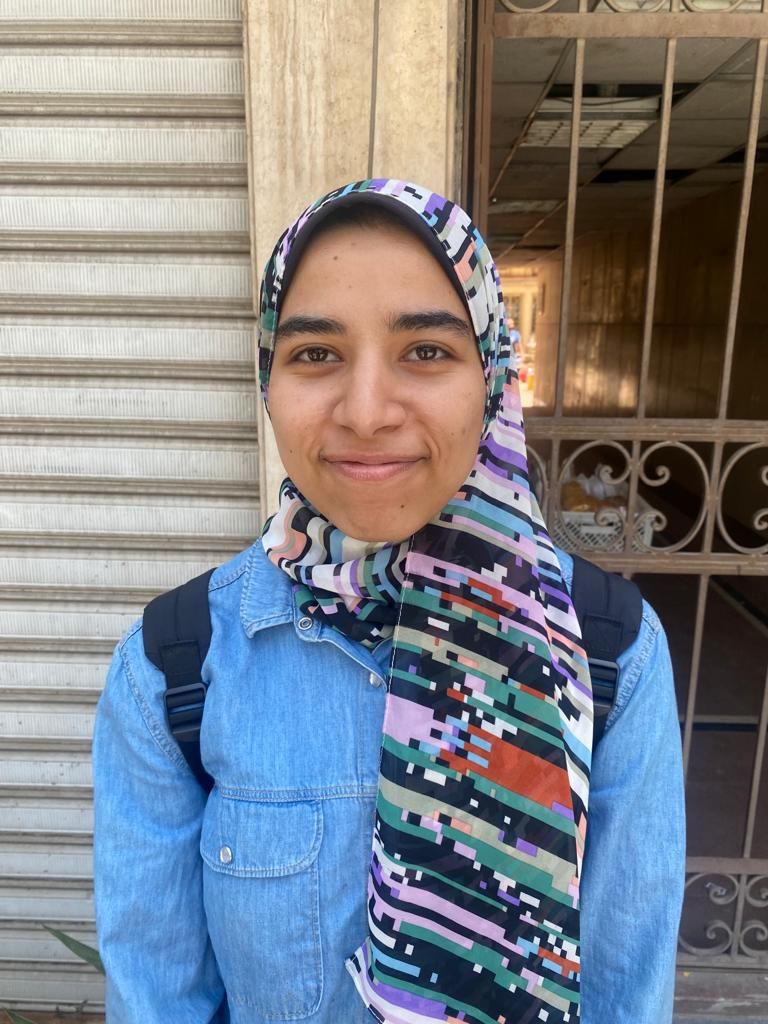
#> input picture team_images/Alaa/IMG-20230515-WA0063.jpg, 768 x 1024 px; its folder holds only this picture in this run
$ jupyter execute --allow-errors recognition_model.ipynb
#> lines starting #> are read from the running program, lines starting #| are printed output that depends on the picture
[cell 1]
import pandas as pd
import numpy as np
import cv2
from sklearn.svm import SVC
from sklearn.model_selection import train_test_split, GridSearchCV
import glob
import matplotlib.pyplot as plt

[cell 2]
data_dict = {
    "alaa" : "team_images/Alaa/*",
    "aya amr" : "team_images/Aya Amr/*",
    "aya sameh" : "team_images/Aya Sameh/*",
    "ehab" : "team_images/Ehab/*",
    "salman" : "team_images/Salman/*"
}

[cell 3]
def face_detection(img):
    face_classifier = cv2.CascadeClassifier(
    cv2.data.haarcascades + "haarcascade_frontalface_default.xml"
    )
    # The detectMultiScale() method is used to identify faces of different sizes in the input image.
    face = face_classifier.detectMultiScale(img, scaleFactor=1.1, minNeighbors=5, minSize=(200, 200),flags=cv2.CASCADE_SCALE_IMAGE)
# finally, the minSize parameter sets the minimum size of the object to be detected.
# The model will ignore faces that are smaller than the minimum size specified.
    return face

[cell 4]
def extract_features(pixel_values,folder_path, label):
#> called with folder_path = 'team_images/Alaa/*', label = 'alaa'
    file_names = glob.glob(folder_path)
    for file in file_names:
        gray_img = cv2.imread(file,0)
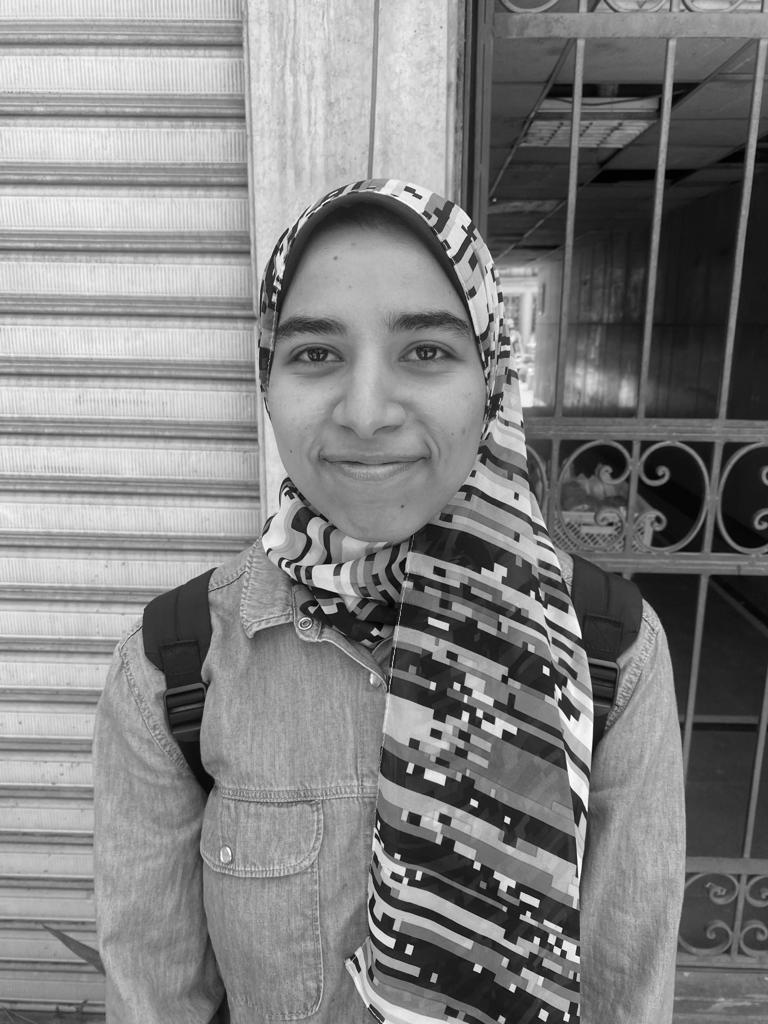
#> gray_img: shape (1024, 768); min 0, max 255, mean 129.4
        face = face_detection(gray_img)
#> in face_detection, `face = face_classifier.detectMultiScale(img, scaleFactor=1.1, minNeigh..`: face = [[229, 244, 282, 282], [366, 213, 339, 339]]
#> face = [[229, 244, 282, 282], [366, 213, 339, 339]]
        for (x, y, w, h) in face:
            face_img = gray_img[y:y+h, x:x+w]
            face_img = cv2.resize(face_img, (100,100))
            gray_pixels = face_img.flatten().tolist()
            gray_pixels.append(label)
#> this loop made 2 passes
#> pass 1, in extract_features, `face_img = gray_img[y:y+h, x:x+w]`:
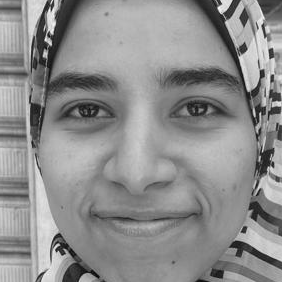
#> face_img: shape (282, 282); min 6, max 255, mean 141.5
#> pass 1, in extract_features, `face_img = cv2.resize(face_img, (100,100))`:
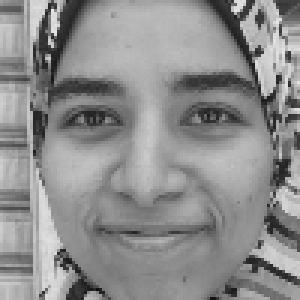
#> face_img: shape (100, 100) (shown 3 times larger); min 15, max 229, mean 141.4
#> pass 2, in extract_features, `face_img = gray_img[y:y+h, x:x+w]`:
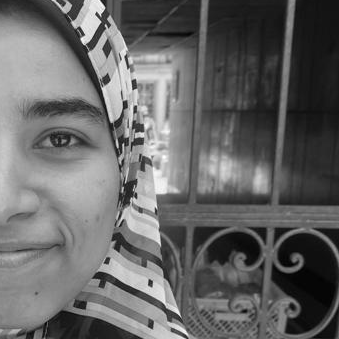
#> face_img: shape (339, 339); min 1, max 255, mean 101.9
#> pass 2, in extract_features, `face_img = cv2.resize(face_img, (100,100))`:
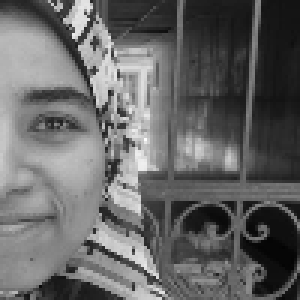
#> face_img: shape (100, 100) (shown 3 times larger); min 3, max 253, mean 101.8

        pixel_values.append(gray_pixels)

[cell 5]
pixel_values = []
for key in data_dict.keys():
    extract_features(pixel_values, data_dict[key], key)

df = pd.DataFrame(pixel_values)

[cell 6]
df.rename(columns={10000:"label"}, inplace=True)

[cell 7]
df.head()

[cell 8]
def perform_pca_faster(faces):
    # Convert the list of face images into a 2D array
    X = np.array(faces).reshape(len((faces)), -1).astype(np.float64)
    # Compute the mean face and subtract it from each face image
    mean_face = np.mean(X, axis=0)
    X -= mean_face
    # Compute the SVD of the centered face images
    U, s, Vt = np.linalg.svd(X, full_matrices=False)
    print(Vt.shape)
#| (1, 10000)

    # Project the face images onto the lower-dimensional space
    X_pca = np.dot(X, Vt.T)

    return mean_face, Vt, X_pca

[cell 9]
mean_face, eigvecs, X_pca = perform_pca_faster(df.drop(columns="label").to_numpy())

[cell 10]
data = pd.DataFrame(X_pca)
data.head()

[cell 11]
data["labels"] = df["label"]
data.shape
#> Out = (1, 2)

#> (a cell that did not finish here is left out)

[cell 13]
params = {
    "kernel" : ["linear", "poly", "rbf", "sigmoid"],
    'C':[0.01, 0.1, 0.5, 1, 5, 10, 100],
    'gamma': [1, 0.1, 0.01, 0.001],
    'degree' : range(2,6),
    'decision_function_shape': ["ovo","ovr"]
}
model = GridSearchCV(estimator=SVC(), param_grid=params, n_jobs=-1, cv=5, verbose=1)
#> (the rest of this cell did not finish here and is left out)

#> (a cell that did not finish here is left out)

[cell 15]
final_model = SVC(C=0.01, gamma=1, kernel="linear", decision_function_shape= "ovo",random_state=42)
#> (the rest of this cell did not finish here and is left out)

[cell 16]
import numpy as np
import matplotlib.pyplot as plt

# [29 lines left out: function compute_roc_curve, not called in this run]

[cell 17]
import matplotlib.pyplot as plt
from sklearn.preprocessing import label_binarize
from sklearn.metrics import auc

# [26 lines left out: function draw_roc_multi_curves, not called in this run]

#> (a cell that did not finish here is left out)

#> (a cell that did not finish here is left out)

[cell 20]
from sklearn.preprocessing import LabelEncoder

label_encoder = LabelEncoder()
#> (the rest of this cell did not finish here and is left out)

#> (a cell that did not finish here is left out)

[cell 22]
from sklearn.metrics import classification_report

#> (a cell that did not finish here is left out)

[cell 24]
def predictor(image_path, mean_face, eigvecs):
#> called with image_path = 'test/IMG-20230518-WA0023.jpg', mean_face = array of shape (10000,), eigvecs = array of shape (1, 10000)
    gray_img = cv2.imread(image_path,0)
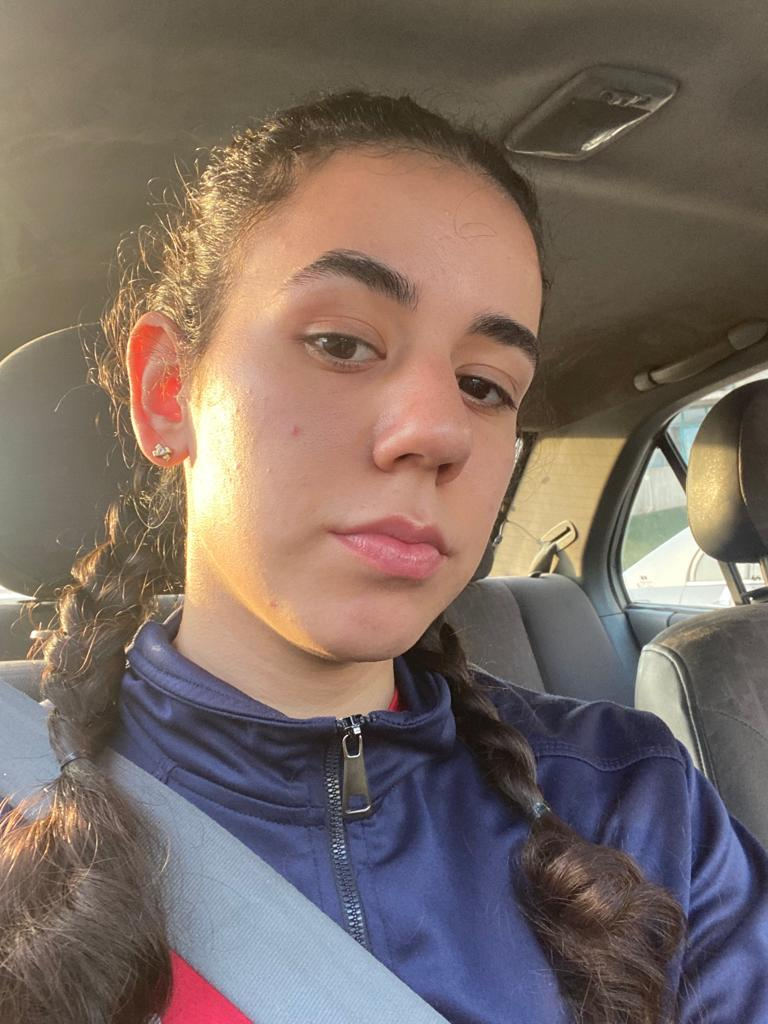
#> input picture test/IMG-20230518-WA0023.jpg, 768 x 1024 px
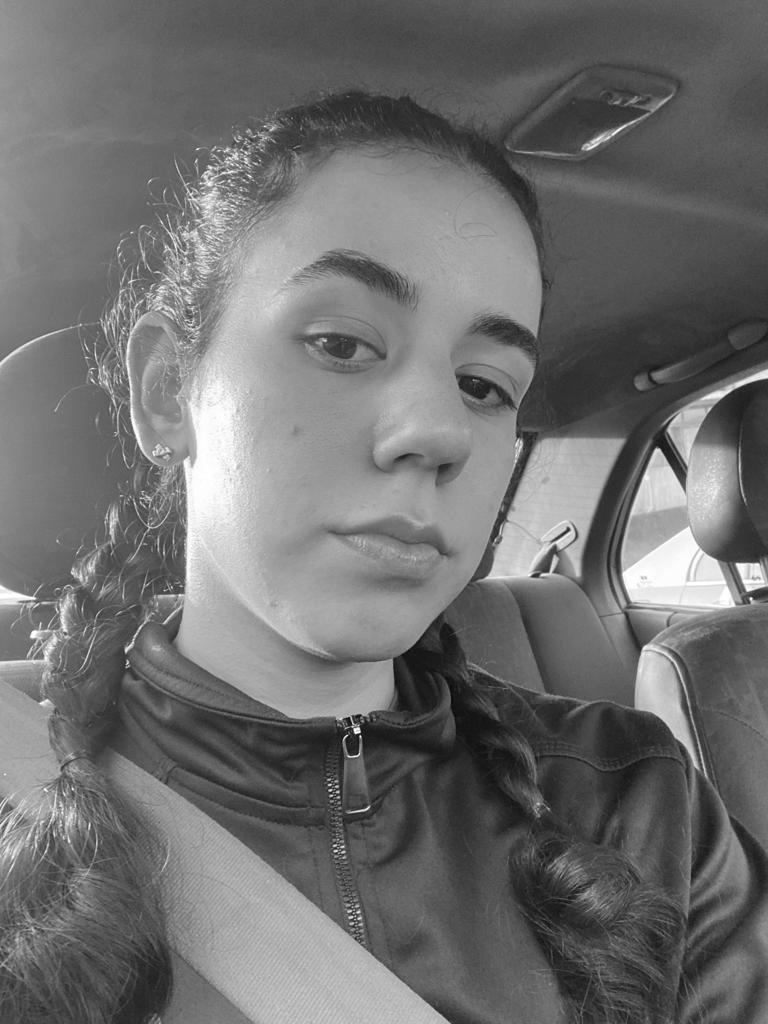
#> gray_img: shape (1024, 768); min 5, max 255, mean 111.1
    face = face_detection(gray_img)
#> face = [[243, 362, 276, 276], [142, 164, 513, 513]]
    pixel_values = []

    for (x, y, w, h) in face:
        face_img = gray_img[y:y+h, x:x+w]
        face_img = cv2.resize(face_img, (100,100))
        gray_pixels = face_img.flatten().tolist()
#> this loop made 2 passes
#> pass 1, in predictor, `face_img = gray_img[y:y+h, x:x+w]`:
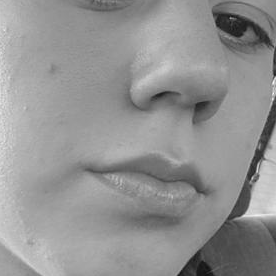
#> face_img: shape (276, 276); min 18, max 251, mean 146.4
#> pass 2, in predictor, `face_img = gray_img[y:y+h, x:x+w]`:
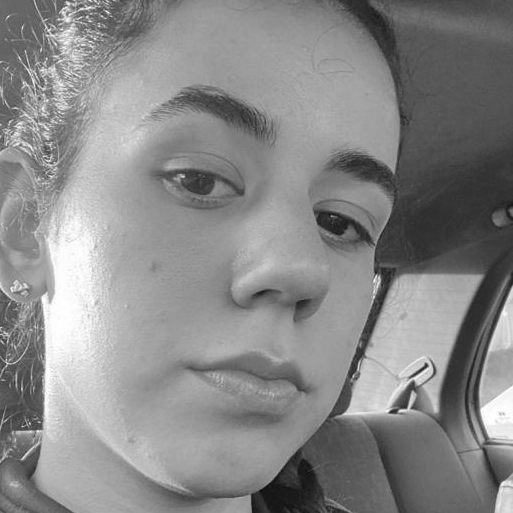
#> face_img: shape (513, 513); min 10, max 255, mean 136.1
#> pass 2, in predictor, `face_img = cv2.resize(face_img, (100,100))`:
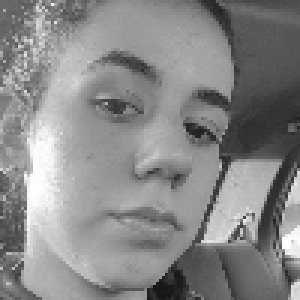
#> face_img: shape (100, 100) (shown 3 times larger); min 21, max 255, mean 136

    pixel_values.append(gray_pixels)

    pixel_values = pd.DataFrame(pixel_values)
#> pixel_values = table of 1 rows and 10000 columns

    X = np.array(pixel_values).reshape(len((pixel_values)), -1).astype(np.float64)

    X = X-mean_face
    X_pca = np.dot(X,eigvecs.T)

    pred = final_model.predict(X_pca)

    print(pred)

#> (a cell that did not finish here is left out)

[cell 26]
gray_img = cv2.imread("test/IMG-20230518-WA0023.jpg",0)
face = face_detection(gray_img)
#> face = [[243, 362, 276, 276], [142, 164, 513, 513]]
print(face)
#| [[243 362 276 276]
#|  [142 164 513 513]]
counter = 0
for (x, y, w, h) in face:
    face_img = gray_img[y:y+h, x:x+w]
    face_img = cv2.resize(face_img, (100,100))
    plt.imshow(face_img, cmap="gray")
